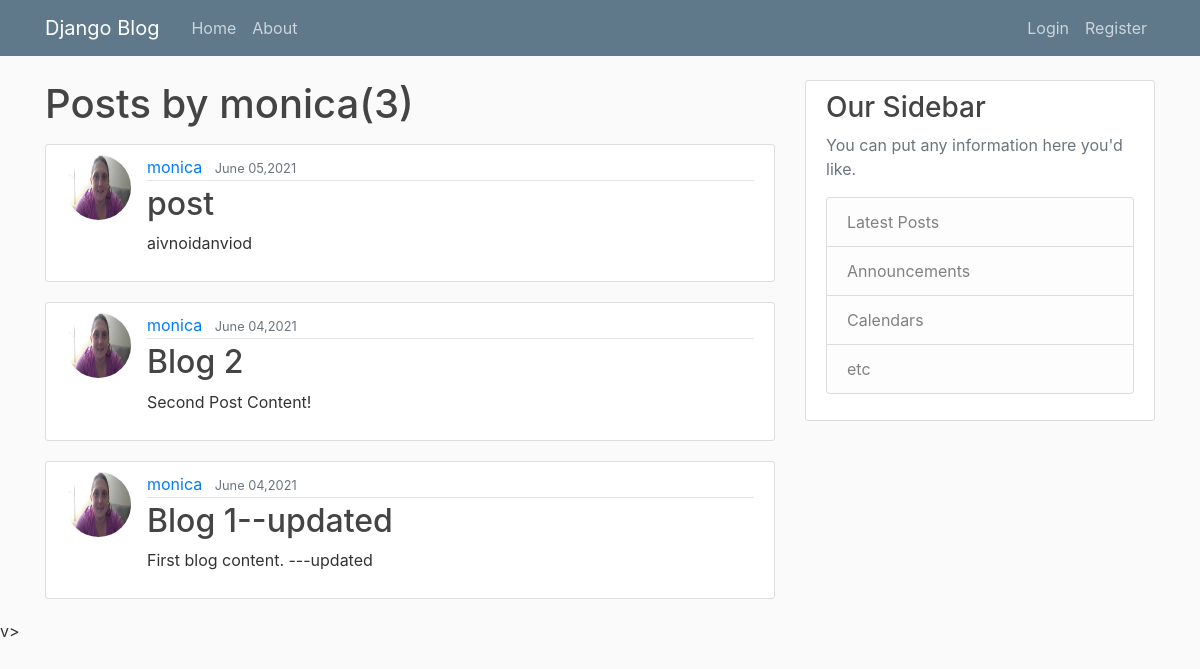
/user/monica, run on an earlier commit of the app's database.
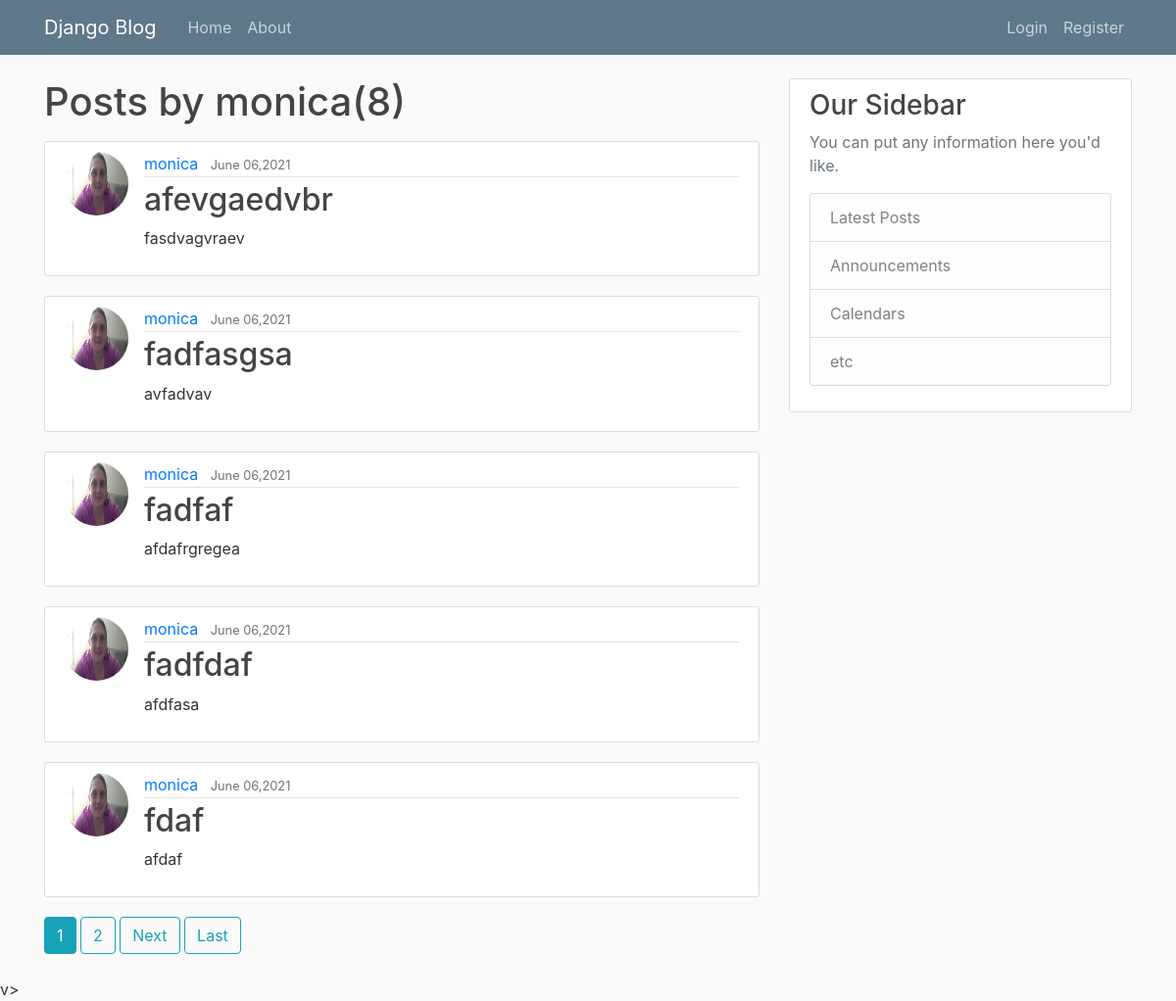
And on a later commit of the database.
### blog/models.py (models this page shows, shortened)
class Post(models.Model):
    title = models.CharField(max_length=100)
    content = models.TextField(null=True)
    date_posted = models.DateTimeField(default=timezone.now)
    author = models.ForeignKey(User, on_delete=models.CASCADE)

### users/models.py (models this page shows, shortened)
class Profile(models.Model):
    user = models.OneToOneField(User, on_delete=models.CASCADE)
    image = models.ImageField(default='default.jpg', upload_to='profile_pics')

### blog/views.py (the view)
# urls.py: path('user/<str:username>', UserPostListView.as_view(), name='user-posts'),
class UserPostListView(ListView):
    model = Post
    template_name = 'blog/user_posts.html'
    context_object_name = 'posts'
    paginate_by = 5
    def get_queryset(self):
        user = get_object_or_404(User, username=self.kwargs.get('username'))
        return Post.objects.filter(author=user).order_by('-date_posted')

### blog/templates/blog/user_posts.html (shortened to what this page needs)
{% extends "blog/base.html" %}
{% block content %}
<h1 class="mb-3">Posts by {{ view.kwargs.username}}({{ page_obj.paginator.count }})</h1>
{% for post in posts %}
<article class="media content-section">
    <img class = "rounded-circle article-img" src="{{ post.author.profile.image.url}}">
    <div class="media-body">
        <div class="article-metadata">
            <a class="mr-2" href="{% url 'user-posts' post.author.username %}">{{ post.author }}</a>
            <small class="text-muted">{{ post.date_posted|date:"F d,Y"}}</small>
        </div>
        <h2><a class="article-title" href="{% url 'post-detail' post.id %}">{{ post.title }}</a></h2>
        <p class="article-content">{{ post.content }}</p>
    </div>
</article>
{% endfor %}
{% if is_paginated %}
    {% for num in page_obj.paginator.page_range %}
        {% if page_obj.number == num %}
            <a class ="btn btn-info mb-4" href="?page={{num}}">{{num}}</a>
        {% elif num > page_obj.number|add:'-3' and num < page_obj.number|add:'3' %}
            <a class ="btn btn-outline-info mb-4" href="?page={{num}}">{{num}}</a>
        {% endif %}
    {% endfor %}
    {% if page_obj.has_next %}
    <a class ="btn btn-outline-info mb-4" href="?page={{page_obj.next_page_number}}">Next</a>
    <a class ="btn btn-outline-info mb-4" href="?page={{page_obj.paginator.num_pages}}">Last</a>
{% endif %}
{% endif %}
{% endblock content %}

What changed in the data, as far as the page shows it:
no longer on this page (row unchanged): Post: author.profile.image (picture), author "monica", date_posted "June 05,2021", title "post", content "aivnoidanviod"
no longer on this page (row unchanged): Post: author.profile.image (picture), author "monica", date_posted "June 04,2021", title "Blog 2", content "Second Post Content!"
no longer on this page (row unchanged): Post: author.profile.image (picture), author "monica", date_posted "June 04,2021", title "Blog 1--updated", content "First blog content. ---updated"
added Post: author.profile.image (picture), author "monica", date_posted "June 06,2021", title "afevgaedvbr", content "fasdvagvraev"
added Post: author.profile.image (picture), author "monica", date_posted "June 06,2021", title "fadfasgsa", content "avfadvav"
added Post: author.profile.image (picture), author "monica", date_posted "June 06,2021", title "fadfaf", content "afdafrgregea"
added Post: author.profile.image (picture), author "monica", date_posted "June 06,2021", title "fadfdaf", content "afdfasa"
added Post: author.profile.image (picture), author "monica", date_posted "June 06,2021", title "fdaf", content "afdaf"
Also different on the page:
{{ page_obj.paginator.count }}: "3" → "8"
new list line: "1"
new list line: "2"
text now shown: "Next Last"
